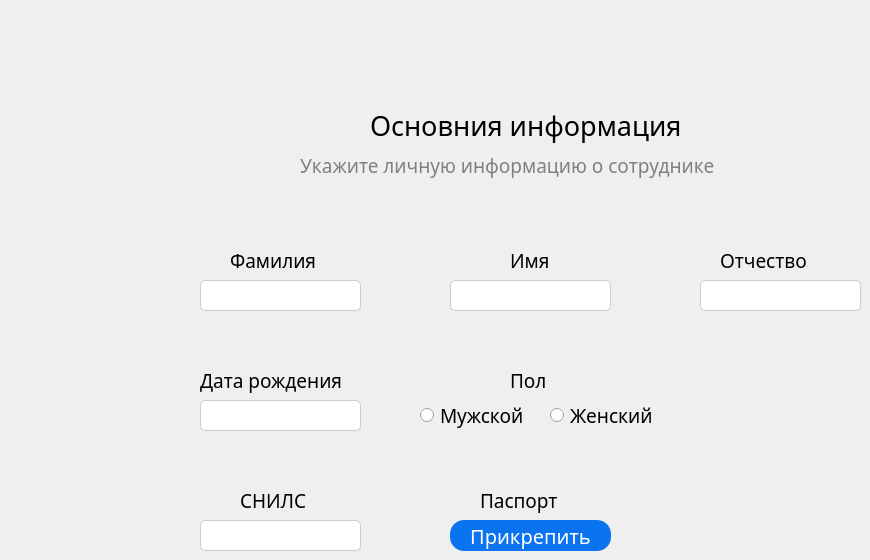
    <widget class="QWidget" name="widget_3">
     <widget class="QLabel" name="label_21">
      <property name="geometry">
       <rect>
        <x>240</x>
        <y>40</y>
        <width>581</width>
        <height>55</height>
       </rect>
      </property>
      <property name="text">
       <string/>
      </property>
      <property name="pixmap">
       <pixmap>icons/Step3.PNG</pixmap>
      </property>
      <property name="scaledContents">
       <bool>true</bool>
      </property>
     </widget>
     <widget class="QLabel" name="label_22">
      <property name="geometry">
       <rect>
        <x>370</x>
        <y>100</y>
        <width>341</width>
        <height>51</height>
       </rect>
      </property>
      <property name="font">
       <font>
        <family>Comfortaa</family>
        <pointsize>20</pointsize>
        <bold>false</bold>
       </font>
      </property>
      <property name="styleSheet">
       <string notr="true">background-color: none;
</string>
      </property>
      <property name="text">
       <string>Основния информация</string>
      </property>
     </widget>
     <widget class="QLabel" name="label_23">
      <property name="geometry">
       <rect>
        <x>300</x>
        <y>140</y>
        <width>471</width>
        <height>51</height>
       </rect>
      </property>
      <property name="font">
       <font>
        <family>Comfortaa</family>
        <pointsize>14</pointsize>
        <bold>false</bold>
       </font>
      </property>
      <property name="styleSheet">
       <string notr="true">background-color: none;
color: grey;</string>
      </property>
      <property name="text">
       <string>Укажите личную информацию о сотруднике</string>
      </property>
     </widget>
     <widget class="QLabel" name="label_24">
      <property name="geometry">
       <rect>
        <x>25</x>
        <y>95</y>
        <width>21</width>
        <height>20</height>
       </rect>
      </property>
      <property name="text">
       <string/>
      </property>
      <property name="pixmap">
       <pixmap>icons/ellipsis.png</pixmap>
      </property>
      <property name="scaledContents">
       <bool>true</bool>
      </property>
     </widget>
     <widget class="QLabel" name="label_25">
      <property name="geometry">
       <rect>
        <x>25</x>
        <y>135</y>
        <width>21</width>
        <height>20</height>
       </rect>
      </property>
      <property name="text">
       <string/>
      </property>
      <property name="pixmap">
       <pixmap>icons/check.png</pixmap>
      </property>
      <property name="scaledContents">
       <bool>true</bool>
      </property>
     </widget>
     <widget class="QLabel" name="label_26">
      <property name="geometry">
       <rect>
        <x>230</x>
        <y>240</y>
        <width>91</width>
        <height>41</height>
       </rect>
      </property>
      <property name="font">
       <font>
        <family>Comfortaa</family>
        <pointsize>14</pointsize>
       </font>
      </property>
      <property name="text">
       <string>Фамилия</string>
      </property>
     </widget>
     <widget class="QLineEdit" name="lineEdit_8">
      <property name="geometry">
       <rect>
        <x>200</x>
        <y>280</y>
        <width>161</width>
        <height>31</height>
       </rect>
      </property>
      <property name="font">
       <font>
        <family>Comfortaa</family>
        <pointsize>11</pointsize>
       </font>
      </property>
      <property name="styleSheet">
       <string notr="true">QLineEdit {
    border: 1px solid #ccc;
    border-radius: 8px;
    padding: 2px;
    background-color: white;
}

QLineEdit:hover {
    border: 1px solid #0A74F0; /* Измените цвет рамки при наведении, если нужно */
}

QLineEdit:focus {
    border: 1px solid #0A74F0; /* Измените цвет рамки при фокусе, если нужно */
}

QLineEdit {
    background-color: white;
}

QLineEdit::hover {
    border: 1px solid #0A74F0; /* Измените цвет рамки при наведении, если нужно */
}

QLineEdit::focus {
    border: 1px solid #0A74F0; /* Измените цвет рамки при фокусе, если нужно */
}

QLineEdit {
    border: 1px solid #ccc;
    border-radius: 5px;
    padding: 2px;
    background-color: white;
    box-shadow: 2px 2px 5px #0A74F0;
}
</string>
      </property>
     </widget>
     <widget class="QLineEdit" name="lineEdit_9">
      <property name="geometry">
       <rect>
        <x>450</x>
        <y>280</y>
        <width>161</width>
        <height>31</height>
       </rect>
      </property>
      <property name="font">
       <font>
        <family>Comfortaa</family>
        <pointsize>11</pointsize>
       </font>
      </property>
      <property name="styleSheet">
       <string notr="true">QLineEdit {
    border: 1px solid #ccc;
    border-radius: 8px;
    padding: 2px;
    background-color: white;
}

QLineEdit:hover {
    border: 1px solid #0A74F0; /* Измените цвет рамки при наведении, если нужно */
}

QLineEdit:focus {
    border: 1px solid #0A74F0; /* Измените цвет рамки при фокусе, если нужно */
}

QLineEdit {
    background-color: white;
}

QLineEdit::hover {
    border: 1px solid #0A74F0; /* Измените цвет рамки при наведении, если нужно */
}

QLineEdit::focus {
    border: 1px solid #0A74F0; /* Измените цвет рамки при фокусе, если нужно */
}

QLineEdit {
    border: 1px solid #ccc;
    border-radius: 5px;
    padding: 2px;
    background-color: white;
    box-shadow: 2px 2px 5px #0A74F0;
}
</string>
      </property>
     </widget>
     <widget class="QLabel" name="label_27">
      <property name="geometry">
       <rect>
        <x>510</x>
        <y>240</y>
        <width>51</width>
        <height>41</height>
       </rect>
      </property>
      <property name="font">
       <font>
        <family>Comfortaa</family>
        <pointsize>14</pointsize>
       </font>
      </property>
      <property name="text">
       <string>Имя</string>
      </property>
     </widget>
     <widget class="QLineEdit" name="lineEdit_28">
      <property name="geometry">
       <rect>
        <x>700</x>
        <y>280</y>
        <width>161</width>
        <height>31</height>
       </rect>
      </property>
      <property name="font">
       <font>
        <family>Comfortaa</family>
        <pointsize>11</pointsize>
       </font>
      </property>
      <property name="styleSheet">
       <string notr="true">QLineEdit {
    border: 1px solid #ccc;
    border-radius: 8px;
    padding: 2px;
    background-color: white;
}

QLineEdit:hover {
    border: 1px solid #0A74F0; /* Измените цвет рамки при наведении, если нужно */
}

QLineEdit:focus {
    border: 1px solid #0A74F0; /* Измените цвет рамки при фокусе, если нужно */
}

QLineEdit {
    background-color: white;
}

QLineEdit::hover {
    border: 1px solid #0A74F0; /* Измените цвет рамки при наведении, если нужно */
}

QLineEdit::focus {
    border: 1px solid #0A74F0; /* Измените цвет рамки при фокусе, если нужно */
}

QLineEdit {
    border: 1px solid #ccc;
    border-radius: 5px;
    padding: 2px;
    background-color: white;
    box-shadow: 2px 2px 5px #0A74F0;
}
</string>
      </property>
     </widget>
     <widget class="QLabel" name="label_80">
      <property name="geometry">
       <rect>
        <x>720</x>
        <y>240</y>
        <width>111</width>
        <height>41</height>
       </rect>
      </property>
      <property name="font">
       <font>
        <family>Comfortaa</family>
        <pointsize>14</pointsize>
       </font>
      </property>
      <property name="text">
       <string>Отчество</string>
      </property>
     </widget>
     <widget class="QLineEdit" name="lineEdit_29">
      <property name="geometry">
       <rect>
        <x>200</x>
        <y>400</y>
        <width>161</width>
        <height>31</height>
       </rect>
      </property>
      <property name="font">
       <font>
        <family>Comfortaa</family>
        <pointsize>11</pointsize>
       </font>
      </property>
      <property name="styleSheet">
       <string notr="true">QLineEdit {
    border: 1px solid #ccc;
    border-radius: 8px;
    padding: 2px;
    background-color: white;
}

QLineEdit:hover {
    border: 1px solid #0A74F0; /* Измените цвет рамки при наведении, если нужно */
}

QLineEdit:focus {
    border: 1px solid #0A74F0; /* Измените цвет рамки при фокусе, если нужно */
}

QLineEdit {
    background-color: white;
}

QLineEdit::hover {
    border: 1px solid #0A74F0; /* Измените цвет рамки при наведении, если нужно */
}

QLineEdit::focus {
    border: 1px solid #0A74F0; /* Измените цвет рамки при фокусе, если нужно */
}

QLineEdit {
    border: 1px solid #ccc;
    border-radius: 5px;
    padding: 2px;
    background-color: white;
    box-shadow: 2px 2px 5px #0A74F0;
}
</string>
      </property>
     </widget>
     <widget class="QLabel" name="label_81">
      <property name="geometry">
       <rect>
        <x>200</x>
        <y>360</y>
        <width>171</width>
        <height>41</height>
       </rect>
      </property>
      <property name="font">
       <font>
        <family>Comfortaa</family>
        <pointsize>14</pointsize>
       </font>
      </property>
      <property name="text">
       <string>Дата рождения</string>
      </property>
     </widget>
     <widget class="QLabel" name="label_82">
      <property name="geometry">
       <rect>
        <x>510</x>
        <y>360</y>
        <width>41</width>
        <height>41</height>
       </rect>
      </property>
      <property name="font">
       <font>
        <family>Comfortaa</family>
        <pointsize>14</pointsize>
       </font>
      </property>
      <property name="text">
       <string>Пол</string>
      </property>
     </widget>
     <widget class="QRadioButton" name="radioButton">
      <property name="geometry">
       <rect>
        <x>420</x>
        <y>400</y>
        <width>111</width>
        <height>31</height>
       </rect>
      </property>
      <property name="font">
       <font>
        <family>Comfortaa</family>
        <pointsize>14</pointsize>
       </font>
      </property>
      <property name="text">
       <string>Мужской</string>
      </property>
     </widget>
     <widget class="QRadioButton" name="radioButton_2">
      <property name="geometry">
       <rect>
        <x>550</x>
        <y>400</y>
        <width>111</width>
        <height>31</height>
       </rect>
      </property>
      <property name="font">
       <font>
        <family>Comfortaa</family>
        <pointsize>14</pointsize>
       </font>
      </property>
      <property name="text">
       <string>Женский</string>
      </property>
     </widget>
     <widget class="QLineEdit" name="lineEdit_30">
      <property name="geometry">
       <rect>
        <x>200</x>
        <y>520</y>
        <width>161</width>
        <height>31</height>
       </rect>
      </property>
      <property name="font">
       <font>
        <family>Comfortaa</family>
        <pointsize>11</pointsize>
       </font>
      </property>
      <property name="styleSheet">
       <string notr="true">QLineEdit {
    border: 1px solid #ccc;
    border-radius: 8px;
    padding: 2px;
    background-color: white;
}

QLineEdit:hover {
    border: 1px solid #0A74F0; /* Измените цвет рамки при наведении, если нужно */
}

QLineEdit:focus {
    border: 1px solid #0A74F0; /* Измените цвет рамки при фокусе, если нужно */
}

QLineEdit {
    background-color: white;
}

QLineEdit::hover {
    border: 1px solid #0A74F0; /* Измените цвет рамки при наведении, если нужно */
}

QLineEdit::focus {
    border: 1px solid #0A74F0; /* Измените цвет рамки при фокусе, если нужно */
}

QLineEdit {
    border: 1px solid #ccc;
    border-radius: 5px;
    padding: 2px;
    background-color: white;
    box-shadow: 2px 2px 5px #0A74F0;
}
</string>
      </property>
     </widget>
     <widget class="QLabel" name="label_83">
      <property name="geometry">
       <rect>
        <x>240</x>
        <y>480</y>
        <width>81</width>
        <height>41</height>
       </rect>
      </property>
      <property name="font">
       <font>
        <family>Comfortaa</family>
        <pointsize>14</pointsize>
       </font>
      </property>
      <property name="text">
       <string>СНИЛС</string>
      </property>
     </widget>
     <widget class="QLabel" name="label_84">
      <property name="geometry">
       <rect>
        <x>480</x>
        <y>480</y>
        <width>101</width>
        <height>41</height>
       </rect>
      </property>
      <property name="font">
       <font>
        <family>Comfortaa</family>
        <pointsize>14</pointsize>
       </font>
      </property>
      <property name="text">
       <string>Паспорт</string>
      </property>
     </widget>
     <widget class="QPushButton" name="pushButton_17">
      <property name="geometry">
       <rect>
        <x>450</x>
        <y>520</y>
        <width>161</width>
        <height>31</height>
       </rect>
      </property>
      <property name="font">
       <font>
        <family>Comfortaa</family>
        <pointsize>15</pointsize>
       </font>
      </property>
      <property name="styleSheet">
       <string notr="true">QPushButton {
background-color: #0A74F0;
color: white; 
border-radius: 14px;

}

QPushButton:hover {
background-color: #0559F0;
}

QPushButton:pressed {
background-color: #0559F0;
}</string>
      </property>
      <property name="text">
       <string>Прикрепить</string>
      </property>
     </widget>
     <zorder>label_83</zorder>
     <zorder>label_21</zorder>
     <zorder>label_22</zorder>
     <zorder>label_23</zorder>
     <zorder>label_24</zorder>
     <zorder>label_25</zorder>
     <zorder>label_26</zorder>
     <zorder>lineEdit_8</zorder>
     <zorder>label_27</zorder>
     <zorder>lineEdit_9</zorder>
     <zorder>label_80</zorder>
     <zorder>lineEdit_28</zorder>
     <zorder>label_81</zorder>
     <zorder>lineEdit_29</zorder>
     <zorder>label_82</zorder>
     <zorder>radioButton</zorder>
     <zorder>radioButton_2</zorder>
     <zorder>lineEdit_30</zorder>
     <zorder>label_84</zorder>
     <zorder>pushButton_17</zorder>
    </widget>
